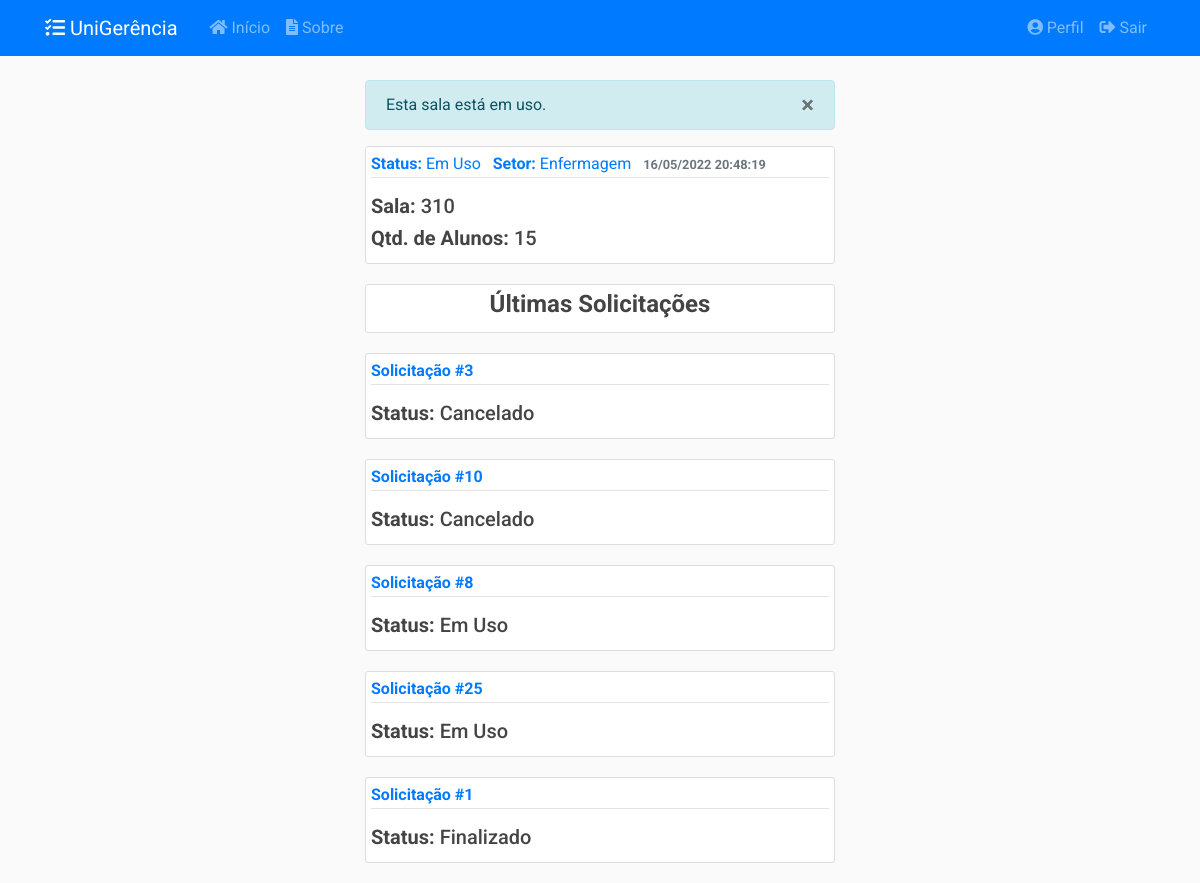
Before: /salas/2 (signed in) with the older database file.
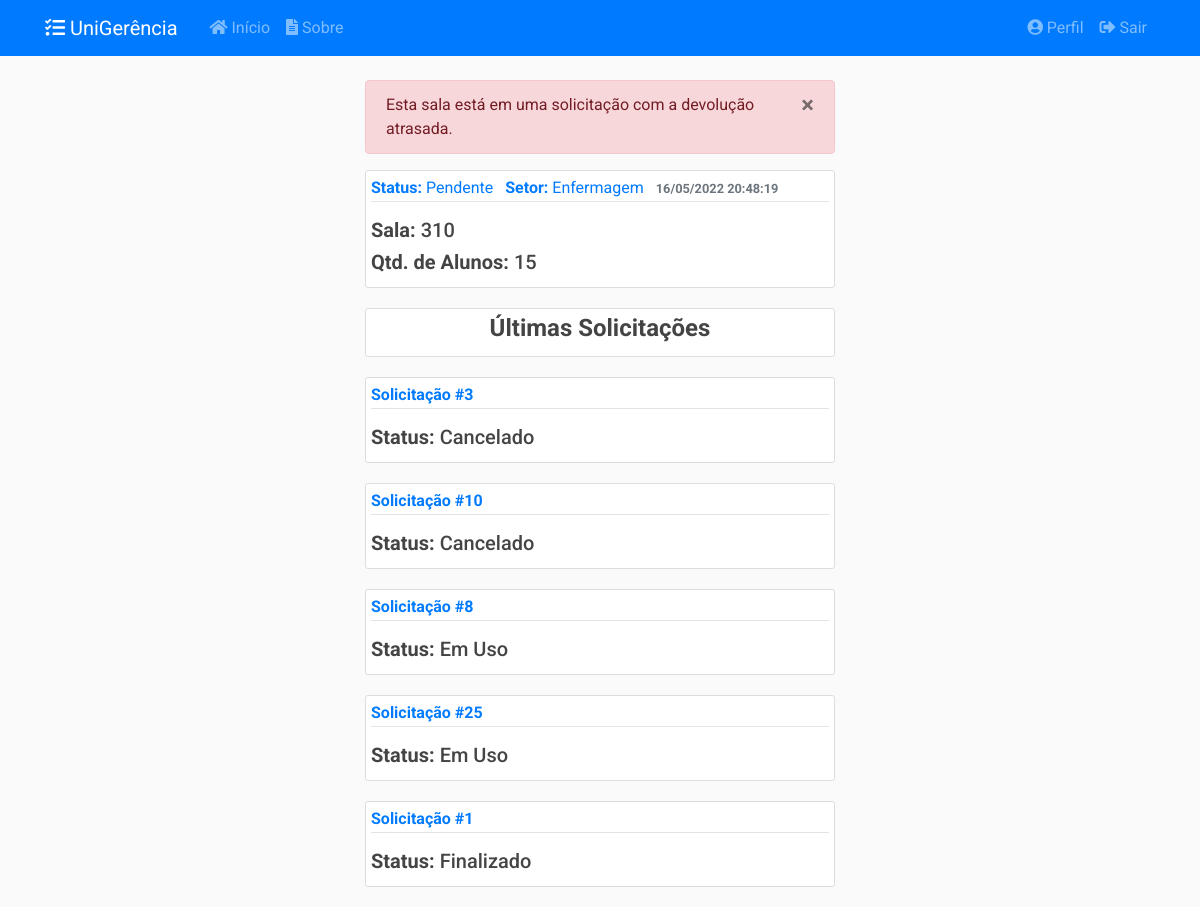
After: the same page with the newer database file.
### app/models/salas.py (models this page shows, shortened)
class Sala(db.Model):
    __tablename__ = 'salas'
    __table_args__ = {'extend_existing': True}
    id = db.Column(db.Integer, primary_key=True)
    numero = db.Column(db.String(20), nullable=False)
    qtd_aluno = db.Column(db.Integer, nullable=False)
    data_cadastro = db.Column(db.DateTime, nullable=False,
                              default=datetime.now().astimezone(fuso_horario))
    data_atualizacao = db.Column(db.DateTime, nullable=True)
    status = db.Column(db.Enum(Status), default=Status.ABERTO.name)
    motivo_indisponibilidade = db.Column(db.Text, nullable=True)
    ativo = db.Column(db.Boolean, nullable=False, default=True)
    setor_id = db.Column(db.Integer, db.ForeignKey('setores.id'), nullable=False)
    solicitacoes = db.relationship('SolicitacaoSala', secondary=solicitacao_s,
                                   back_populates='salas')
    relatorios = db.relationship('RelatorioSala', back_populates='sala')
    setor = db.relationship('Setor', back_populates='salas')
    def recupera_id(sala_id):
        return Sala.query.filter_by(id=sala_id).filter_by(ativo=True).first_or_404()
    def __repr__(self):
        return f"{self.numero} - {self.setor.name} - Qtde. Alunos: {self.qtd_aluno}"

class Setor(db.Model):
    __tablename__ = 'setores'
    __table_args__ = {'extend_existing': True}
    id = db.Column(db.Integer, primary_key=True)
    name = db.Column(db.String(50), unique=True, nullable=False)
    ativo = db.Column(db.Boolean, nullable=False, default=True)
    solicitacoes = db.relationship('SolicitacaoSala', back_populates='setor')
    salas = db.relationship('Sala', back_populates='setor')

### app/models/solicitacoes.py (models this page shows, shortened)
class Solicitacao(db.Model):
    __tablename__ = 'solicitacoes'
    __table_args__ = {'extend_existing': True}
    id = db.Column(db.Integer, primary_key=True)
    status = db.Column(db.Enum(Status), default=Status.ABERTO.name)
    data_abertura = db.Column(db.DateTime, nullable=False,
                              default=datetime.now().astimezone(fuso_horario))
    data_inicio_pref = db.Column(db.Date, nullable=False)
    data_fim_pref = db.Column(db.Date, nullable=False)
    data_retirada = db.Column(db.DateTime, nullable=True)
    data_devolucao = db.Column(db.DateTime, nullable=True)
    data_cancelamento = db.Column(db.DateTime, nullable=True)
    data_finalizacao = db.Column(db.DateTime, nullable=True)
    quantidade = db.Column(db.Integer, nullable=False, default=0)
    descricao = db.Column(db.String(20), nullable=False)
    tipo = db.Column(db.String(20), nullable=False)
    ativo = db.Column(db.Boolean, nullable=False, default=True)
    usuario_id = db.Column(db.Integer, db.ForeignKey('usuarios.id'),
                           nullable=False)
    turno_id = db.Column(db.Integer, db.ForeignKey('turnos.id'),
                           nullable=False)
    turno = db.relationship('Turno', back_populates='solicitacoes')
    def recupera_ultimas_sala(sala, limite):
        return Solicitacao.query.filter(
            SolicitacaoSala.salas.contains(sala)).filter_by(
            ativo=True).order_by(SolicitacaoSala.id.desc()).limit(limite)
    __mapper_args__ = {
        'polymorphic_identity': 'SOLICITACAO',
        'polymorphic_on': tipo
    }

class SolicitacaoSala(Solicitacao):
    __tablename__ = 'solicitacoes_salas'
    id = db.Column(db.Integer, db.ForeignKey('solicitacoes.id'), primary_key=True)
    setor_id = db.Column(db.Integer, db.ForeignKey('setores.id'), nullable=False)
    setor = db.relationship('Setor', back_populates='solicitacoes')
    salas = db.relationship('Sala', secondary= solicitacao_s,
                                    back_populates='solicitacoes')
    __mapper_args__ = {
        'polymorphic_identity': 'SALA',
    }

class Solicitacao(db.Model):
    __tablename__ = 'solicitacoes'
    __table_args__ = {'extend_existing': True}
    id = db.Column(db.Integer, primary_key=True)
    status = db.Column(db.Enum(Status), default=Status.ABERTO.name)
    data_abertura = db.Column(db.DateTime, nullable=False,
                              default=datetime.now().astimezone(fuso_horario))
    data_inicio_pref = db.Column(db.Date, nullable=False)
    data_fim_pref = db.Column(db.Date, nullable=False)
    data_retirada = db.Column(db.DateTime, nullable=True)
    data_devolucao = db.Column(db.DateTime, nullable=True)
    data_cancelamento = db.Column(db.DateTime, nullable=True)
    data_finalizacao = db.Column(db.DateTime, nullable=True)
    quantidade = db.Column(db.Integer, nullable=False, default=0)
    descricao = db.Column(db.String(20), nullable=False)
    tipo = db.Column(db.String(20), nullable=False)
    ativo = db.Column(db.Boolean, nullable=False, default=True)
    usuario_id = db.Column(db.Integer, db.ForeignKey('usuarios.id'),
                           nullable=False)
    turno_id = db.Column(db.Integer, db.ForeignKey('turnos.id'),
                           nullable=False)
    turno = db.relationship('Turno', back_populates='solicitacoes')
    def recupera_ultimas_sala(sala, limite):
        return Solicitacao.query.filter(
            SolicitacaoSala.salas.contains(sala)).filter_by(
            ativo=True).order_by(SolicitacaoSala.id.desc()).limit(limite)
    __mapper_args__ = {
        'polymorphic_identity': 'SOLICITACAO',
        'polymorphic_on': tipo
    }

class SolicitacaoEquipamento(Solicitacao):
    __tablename__ = 'solicitacoes_equipamentos'
    id = db.Column(db.Integer, db.ForeignKey('solicitacoes.id'), primary_key=True)
    tipo_eqp_id = db.Column(db.Integer, db.ForeignKey('tipos_equipamento.id'),
                           nullable=True)
    equipamentos = db.relationship('Equipamento', secondary=solicitacao_e,
                                   back_populates='solicitacoes')
    tipo_eqp = db.relationship('TipoEquipamento', back_populates='solicitacoes')
    __mapper_args__ = {
        'polymorphic_identity': 'EQUIPAMENTO'
    }

### app/controllers/salas.py (the view)
@salas.route("/<int:sala_id>")
@login_required
@prof_required
def sala(sala_id):
    sala = Sala.recupera_id(sala_id)
    solicitacoes = Solicitacao.recupera_ultimas_sala(sala, 5)
    return render_template('salas/sala.html',
                           title=sala, sala=sala,
                           solicitacoes=solicitacoes)

### app/models/usuarios.py (called while the page is built)
@login_manager.user_loader
def load_user(user_id):
    return Usuario.query.get(int(user_id))

def prof_required(f):
    @wraps(f)
    def wrap(*args, **kwargs):
        if Usuario.verifica_prof(current_user):
            return f(*args, **kwargs)
        else:
            flash('Você não tem autorização para acessar esta página.', 'danger')
        return redirect(url_for('principal.inicio'))
    return wrap

    @staticmethod
    def verifica_prof(self):
        if self.tipo.name == 'PROF' or self.tipo.name == 'ADMIN':
            return True
        else:
            return False

### app/templates/salas/sala.html (shortened to what this page needs)
{% extends "layout.html" %}
{% block conteudo %}
{% if sala.status.name != 'PENDENTE' %}
<div class="alert alert-info" role="alert" id="alert-message">
    <button type="button" class="close" data-dismiss="alert">
    <span>&times;</span>
    </button>
    {% if sala.status.name == 'ABERTO' %}
    Esta sala está disponível para ser solicitada.
    {% elif sala.status.name == 'EMUSO' %}
    Esta sala está em uso.
    {% elif sala.status.name == 'DESABILITADO' or sala.status.name == 'EMMANUTENCAO' %}
    Esta sala está indisponível para ser solicitada.
    {% endif %}
</div>
{% else %}
<div class="alert alert-danger" role="alert" id="alert-message">
    <button type="button" class="close" data-dismiss="alert">
    <span>&times;</span>
    </button>
    Esta sala está em uma solicitação com a devolução atrasada.
</div>
{% endif %}
<article class="media content-section">
    <div class="media-body">
        <div class="article-metadata mb-3">
            <a class="mr-2"><strong>Status:</strong> {{ sala.status.value }}</a>
            <a class="mr-2"><strong>Setor:</strong> {{ sala.setor.name }}</a>
            <small class="text-muted"><strong>{{ sala.data_cadastro.strftime('%d/%m/%Y %H:%M:%S') }}</strong></small>
        </div>
        <h5 class="article-title"><strong>Sala:</strong> {{ sala.numero }}</h5>
        <h5 class="article-content"><strong>Qtd. de Alunos:</strong> {{ sala.qtd_aluno }}</h5>
    </div>
</article>
<article class="media content-section">
    <div class="media-body">
        <h4 class="article-content text-center"><strong>Últimas Solicitações</strong></h4>
    </div>
</article>
{% for solicitacao in solicitacoes %}
<article class="media content-section">
    <div class="media-body">
        <div class="article-metadata mb-3">
            <a class="mr-2" href="{{ url_for('solicitacoes.solicitacao', solicitacao_id=solicitacao.id )}}"><strong>Solicitação #{{ solicitacao.id }}</strong></a>
        </div>
        <h5 class="article-content"><strong>Status:</strong> {{ solicitacao.status.value }}</h5>
    </div>
</article>
{% endfor %}
{% endblock conteudo %}

### app/templates/layout.html (shortened to what this page needs)
<!DOCTYPE html>
<html>
<head>
    <link rel="stylesheet" type="text/css" href="{{ url_for('static', filename='css/bootstrap4.min.css') }}">
    <link rel="stylesheet" type="text/css" href="{{ url_for('static', filename='css/main.css') }}">
    <link rel="stylesheet" type="text/css" href="https://cdn.datatables.net/v/dt/jszip-2.5.0/dt-1.12.1/b-2.2.3/b-colvis-2.2.3/b-html5-2.2.3/b-print-2.2.3/cr-1.5.6/date-1.1.2/fh-3.2.3/r-2.3.0/rg-1.2.0/rr-1.2.8/sc-2.0.6/sp-2.0.1/sl-1.4.0/datatables.min.css"/>
    <link rel="stylesheet" type="text/css" href="{{ url_for('static', filename='css/select2.min.css') }}"/>
    <link rel="stylesheet" type="text/css" href="{{ url_for('static', filename='css/select2-bootstrap.min.css') }}">
    <link rel="stylesheet" type="text/css" href="https://pro.fontawesome.com/releases/v5.15.0/css/all.css">
</head>
<body>
    <header class="site-header">
        <nav class="navbar navbar-expand-md navbar-dark bg-primary fixed-top">
            <div class="container">
                <a class="navbar-brand mr-4" href="{{ url_for('principal.inicio') }}"><i class="fas fa-tasks"></i> UniGerência</a>
                <div class="collapse navbar-collapse" id="navbarToggle">
                    <div class="navbar-nav mr-auto">
                        <a class="nav-item nav-link" href="{{ url_for('principal.inicio') }}"><i class="fas fa-home"></i>&nbsp;Início</a>
                        <a class="nav-item nav-link" href="{{ url_for('principal.sobre') }}"><i class="fas fa-file-alt"></i>&nbsp;Sobre</a>
                    </div>
                    <div class="navbar-nav">
                    {% if current_user.is_authenticated %}
                        <a class="nav-item nav-link" href="{{ url_for('usuarios.perfil') }}"><i class="fas fa-user-circle"></i>&nbsp;Perfil</a>
                        <a class="nav-item nav-link" href="{{ url_for('usuarios.logout') }}"><i class="fas fa-sign-out-alt"></i>&nbsp;Sair</a>
                    {% else %}
                        <a class="nav-item nav-link" href="{{ url_for('usuarios.login') }}"><i class="fas fa-sign-in-alt"></i>&nbsp;Login</a>
                        <a class="nav-item nav-link" href="{{ url_for('usuarios.registrar') }}"><i class="fas fa-address-card"></i>&nbsp;Registre-se</a>
                    {% endif %}
                    </div>
                </div>
            </div>
        </nav>
    </header>
    <main role="main" class="container-fluid">
        <div class="row justify-content-lg-center">
            <div class="col-lg-5 align-self-lg-center">
            {% block conteudo %}{% endblock %}
            </div>
        </div>
    </main>
</body>
</html>

### app/static/css/main.css (style rules this page uses)
body { background: #fafafad5; color: #333333; margin-top: 5rem; font-family: 'Roboto' !important; }
h1, h2, h3, h4, h5, h6 { color: #444444; }
html { scroll-behavior: smooth; }
.content-section { background: #ffffff; padding: 5px 5px; border: 1px solid #dddddd; border-radius: 3px; margin-bottom: 20px; }
.article-title { color: #444444; }
.article-content { white-space: pre-line; }
.article-metadata { padding-bottom: 1px; margin-bottom: 4px; border-bottom: 1px solid #e3e3e3 }

Changed rows visible on the page:
changed Sala: status "EMUSO" → "PENDENTE" (drawn); status.value "Em Uso" → "Pendente"
Other visible differences:
text no longer shown: "Esta sala está em uso."
text now shown: "Esta sala está em uma solicitação com a devolução atrasada."
